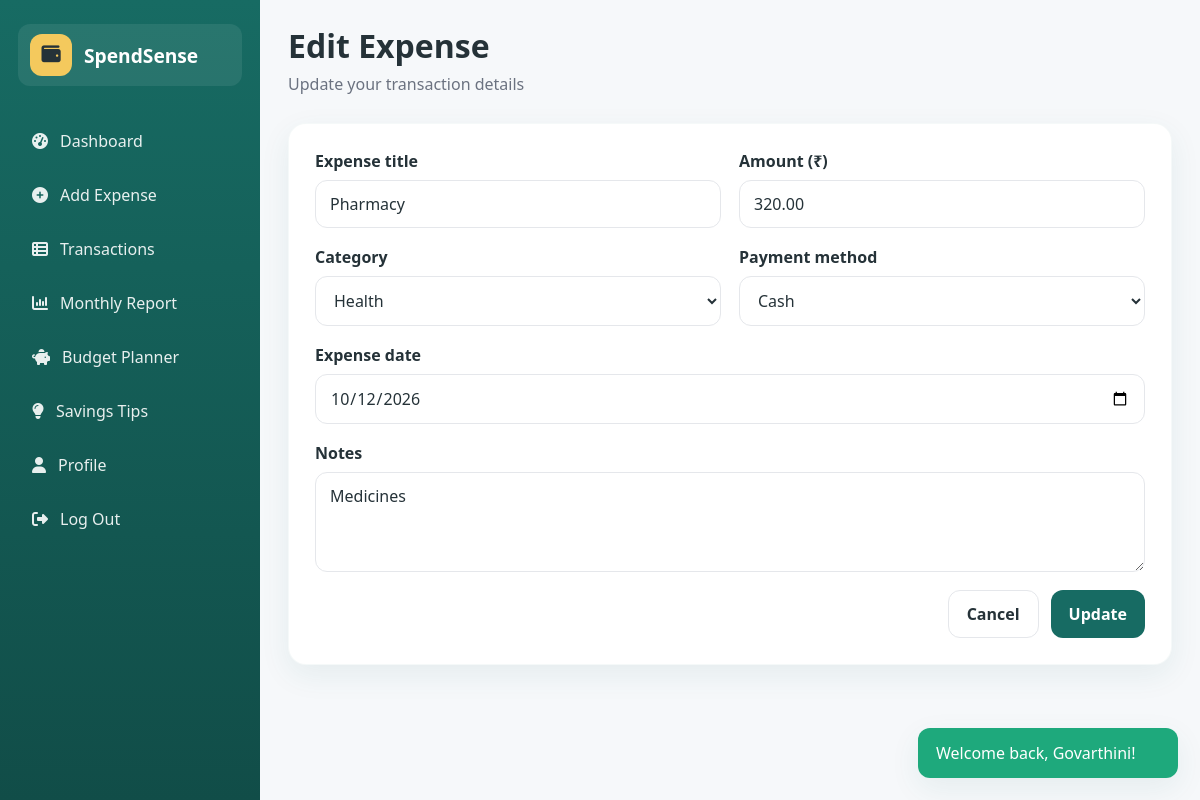
Page /edit-expense.php?id=6 (signed in) on the committed database.
### tables this page shows
CREATE TABLE expenses (
    id INT AUTO_INCREMENT PRIMARY KEY,
    user_id INT NOT NULL,
    title VARCHAR(200) NOT NULL,
    amount DECIMAL(10,2) NOT NULL,
    category VARCHAR(50) NOT NULL,
    expense_date DATE NOT NULL,
    payment_method VARCHAR(50) NOT NULL,
    notes TEXT,
    created_at TIMESTAMP DEFAULT CURRENT_TIMESTAMP,
    updated_at TIMESTAMP DEFAULT CURRENT_TIMESTAMP ON UPDATE CURRENT_TIMESTAMP,
    CONSTRAINT fk_expenses_user FOREIGN KEY (user_id) REFERENCES users(id) ON DELETE CASCADE,
    INDEX idx_expenses_user_date (user_id, expense_date),
    INDEX idx_expenses_category (category),
    INDEX idx_expenses_user (user_id)
);

### includes/functions.php (called while the page is built, shortened)
<?php
function e(string $value): string
{
    return htmlspecialchars($value, ENT_QUOTES, 'UTF-8');
}

### edit-expense.php (the view, shortened to what this page needs)
<?php
$user = currentUser();
$pdo = getPdo();
$expenseId = (int)($_GET['id'] ?? 0);
$stmt = $pdo->prepare('SELECT * FROM expenses WHERE id = :id AND user_id = :user_id LIMIT 1');
$stmt->execute(['id' => $expenseId, 'user_id' => (int)$user['id']]);
$expense = $stmt->fetch();
$categories = ['Food', 'Travel', 'Education', 'Shopping', 'Entertainment', 'Accommodation', 'Health', 'Bills and Recharge', 'Other'];
$paymentMethods = ['UPI', 'Card', 'Cash', 'Bank Transfer', 'Wallet'];
$formData = [
    'title' => $expense['title'],
    'amount' => $expense['amount'],
    'category' => $expense['category'],
    'expense_date' => $expense['expense_date'],
    'payment_method' => $expense['payment_method'],
    'notes' => $expense['notes'],
];
require_once __DIR__ . '/includes/header.php';
?>
<div class="app-shell">
    <?php require_once __DIR__ . '/includes/sidebar.php'; ?>
    <main class="content">
        <header class="topbar">
            <div>
                <h1 class="page-title">Edit Expense</h1>
                <p class="page-subtitle">Update your transaction details</p>
            </div>
        </header>
        <div class="card form-card form-page">
            <form method="post" data-validate="true">
                <div class="form-grid">
                    <div class="field">
                        <label for="title">Expense title</label>
                        <input id="title" name="title" type="text" value="<?= e($formData['title']) ?>" required>
                    </div>
                    <div class="field">
                        <label for="amount">Amount (₹)</label>
                        <input id="amount" name="amount" type="number" step="0.01" min="0.01" value="<?= e((string)$formData['amount']) ?>" required>
                    </div>
                    <div class="field">
                        <label for="category">Category</label>
                        <select id="category" name="category" required>
                            <?php foreach ($categories as $category): ?>
                                <option value="<?= e($category) ?>" <?= $formData['category'] === $category ? 'selected' : '' ?>><?= e($category) ?></option>
                            <?php endforeach; ?>
                        </select>
                    </div>
                    <div class="field">
                        <label for="payment_method">Payment method</label>
                        <select id="payment_method" name="payment_method" required>
                            <?php foreach ($paymentMethods as $method): ?>
                                <option value="<?= e($method) ?>" <?= $formData['payment_method'] === $method ? 'selected' : '' ?>><?= e($method) ?></option>
                            <?php endforeach; ?>
                        </select>
                    </div>
                    <div class="field full">
                        <label for="expense_date">Expense date</label>
                        <input id="expense_date" name="expense_date" type="date" value="<?= e($formData['expense_date']) ?>" required>
                    </div>
                    <div class="field full">
                        <label for="notes">Notes</label>
                        <textarea id="notes" name="notes"><?= e($formData['notes']) ?></textarea>
                    </div>
                </div>
                <div class="form-actions">
                    <a class="btn btn-outline" href="transactions.php">Cancel</a>
                    <button class="btn btn-primary" type="submit">Update</button>
                </div>
            </form>
        </div>
    </main>
</div>
<?php require_once __DIR__ . '/includes/footer.php'; ?>

### assets/css/style.css (style rules this page uses)
* { box-sizing: border-box; }
:root { --primary: #176B63; --secondary: #DDF4E7; --accent: #F4C95D; --bg: #F6F8FA; --card: #FFFFFF; --text: #253238; --muted: #6B7280; --success: #1ea97c; --warning: #f59e0b; --danger: #e11d48; --border: #E5E7EB; --shadow: 0 10px 30px rgba(23, 107, 99, 0.08); }
html, body { margin: 0; min-height: 100%; font-family: 'Segoe UI', Tahoma, Geneva, Verdana, sans-serif; background: var(--bg); color: var(--text); }
body { min-height: 100vh; }
a { color: inherit; text-decoration: none; }
button, input, select, textarea { font: inherit; }
.app-shell { display: flex; min-height: 100vh; }
.content { flex: 1; padding: 24px 28px 40px; }
.topbar { display: flex; justify-content: space-between; align-items: center; margin-bottom: 28px; }
.page-title { font-size: 2rem; margin: 0; }
.page-subtitle { margin: 6px 0 0; color: var(--muted); }
.btn { display: inline-flex; align-items: center; justify-content: center; gap: 8px; border: none; border-radius: 12px; padding: 12px 18px; font-weight: 600; cursor: pointer; transition: 0.2s ease; }
.btn-primary { background: var(--primary); color: white; }
.btn-outline { background: white; color: var(--text); border: 1px solid var(--border); }
.card { background: var(--card); border-radius: 18px; padding: 22px; box-shadow: var(--shadow); border: 1px solid rgba(23, 107, 99, 0.04); }
.form-page { max-width: 900px; margin: 0 auto; }
.form-card { padding: 26px; }
.form-grid { display: grid; grid-template-columns: repeat(2, minmax(220px, 1fr)); gap: 18px; }
.field { display: flex; flex-direction: column; gap: 8px; }
.field.full { grid-column: 1 / -1; }
label { font-weight: 600; color: var(--text); }
input, select, textarea { width: 100%; padding: 12px 14px; border-radius: 12px; border: 1px solid var(--border); background: white; color: var(--text); }
textarea { min-height: 100px; resize: vertical; }
.form-actions { display: flex; justify-content: flex-end; gap: 12px; margin-top: 18px; }

### rows in the picture
expenses: title "Pharmacy", amount "320.00", expense_date "10/12/2026", notes "Medicines"

### other values in the picture
$message "Welcome back, Govarthini!"
form field category "Health"
form field payment_method "Cash"
